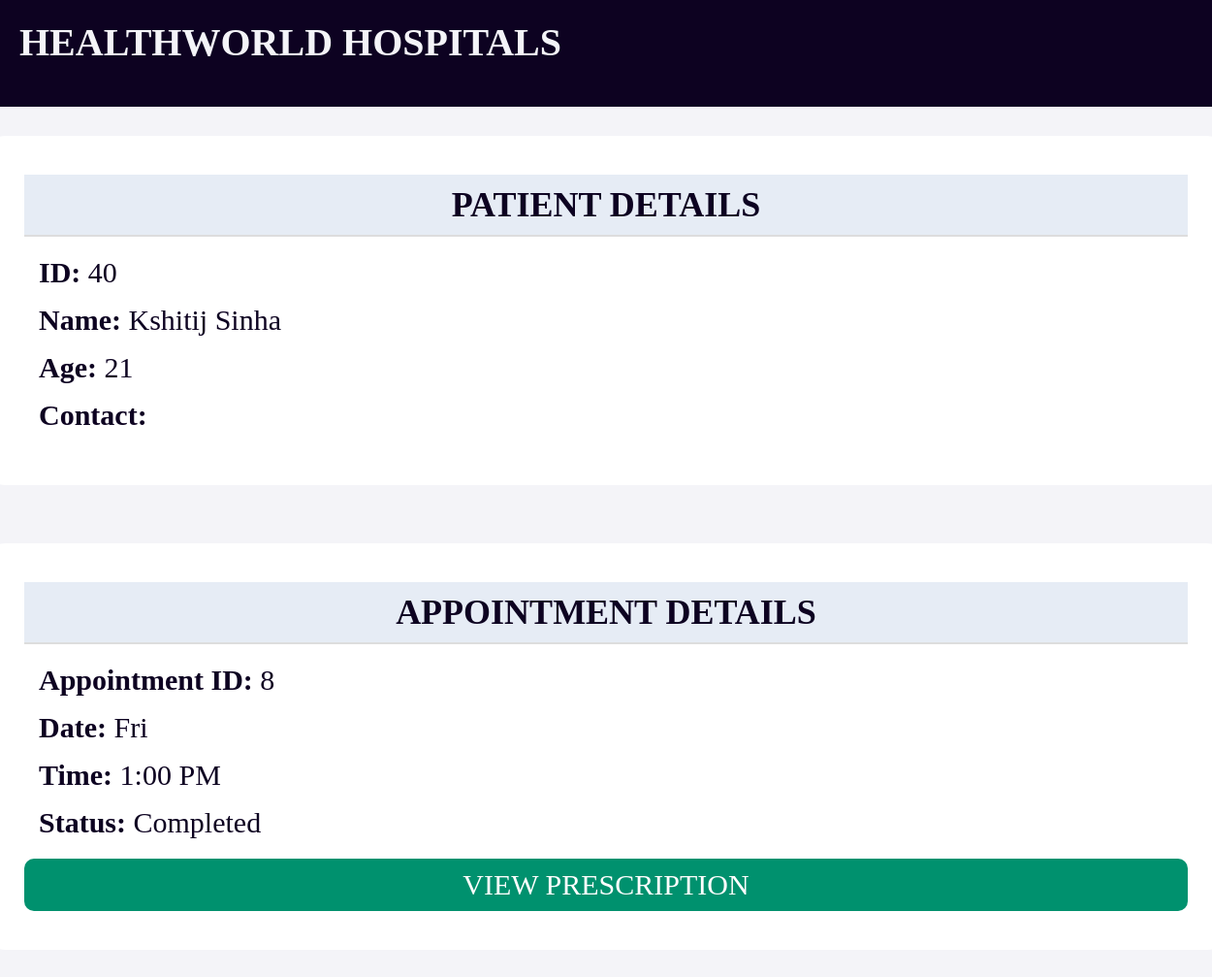
Page /doctor/dashboard/viewpatient/40 on the committed database.
### models.py (models this page shows)
class Patient(db.Model):
    __tablename__ = "Patient"
    patient_ID = db.Column(db.Integer, primary_key=True, autoincrement=True, nullable=False)
    name = db.Column(db.String, nullable=False)
    contact = db.Column(db.String, nullable=False)
    login = db.Column(db.Integer, nullable=False)
    password = db.Column(db.Integer, nullable=False)
    age = db.Column(db.Integer, nullable=False)

class Appointment(db.Model):
    __tablename__ = "Appointment"
    appointment_ID = db.Column(db.Integer, primary_key=True, autoincrement=True, nullable=False)
    patient_ID = db.Column(db.Integer, nullable=False)
    doctor_ID = db.Column(db.Integer, nullable=False)
    date = db.Column(db.String, nullable=False)
    time = db.Column(db.String, nullable=False)
    status = db.Column(db.String, nullable=False)

### main.py (the view)
@app.route('/doctor/dashboard/viewpatient/<patient_id>')
def view_patient(patient_id):
    appt = Appointment.query.filter_by(patient_ID=patient_id).first()
    return render_template('viewpatient.html', patient=Patient.query.get(patient_id), appointment=appt, treatment=Treatment.query.filter_by(appointment_ID=appt.appointment_ID).first() if appt else None)

### TEMPLATES/viewpatient.html (shortened to what this page needs)
<!DOCTYPE html>
<html lang="en">
<head>
</head>
<body style="background-color:#f4f4f8;">
<header>HEALTHWORLD HOSPITALS</header>
<div style="display:flex; justify-content:center; align-items:center; flex-direction:column;">
    <div id="holder" style="width: 1200px;">
        <h4>PATIENT DETAILS</h4>
        <ul style="list-style-type:none;">
            <li><strong>ID:</strong> {{ patient.patient_ID }}</li>
            <li><strong>Name:</strong> {{ patient.name }}</li>
            <li><strong>Age:</strong> {{ patient.age }}</li>
            <li><strong>Contact:</strong> {{ patient.contact_info }}</li>
        </ul>
    </div>
    <div id="holder" style="width: 1200px;">
        <h4>APPOINTMENT DETAILS</h4>
        <ul style="list-style-type:none;">
            <li><strong>Appointment ID:</strong> {{ appointment.appointment_ID }}</li>
            <li><strong>Date:</strong> {{ appointment.date }}</li>
            <li><strong>Time:</strong> {{ appointment.time }}</li>
            <li><strong>Status:</strong> {{ appointment.status }}</li>
        </ul>
        {% if not treatment %}
            <a class="btn" href="/doctor/add_prescription/{{ appointment.appointment_ID }}">
                CREATE PRESCRIPTION
            </a>
        {% else %}
            <a class="btn" href="/patient/prescription/{{ appointment.appointment_ID }}">
                VIEW PRESCRIPTION
            </a>
        {% endif %}
    </div>
</div>
</body>
</html>

### TEMPLATES/viewpatient.html (style rules this page uses)
* { margin: 0; padding: 0; }
header { background-color: #0D0221; color: #f4f4f8; height: 70px; font-size: 40px; padding: 20px; font-weight: 600; }
#holder { padding: 40px; margin: 30px; background-color: #ffffff; border-radius: 20px; }
h4 { font-size: 36px; text-align: center; color:#0D0221; margin-bottom: 20px; padding: 10px; background-color:#E6ECF5; border-bottom: 2px solid #ddd; }
li { font-size: 30px; margin: 15px; color:#0D0221; }
a { text-decoration: none; }
.btn { background-color: #00916e; color: #ffffff; padding: 10px 20px; font-size: 30px; margin-top: 20px; border-radius: 10px; display: flex; justify-content: center; }

### rows in the picture
Patient: patient_ID "40", name "Kshitij Sinha", age "21"
Appointment: appointment_ID "8", date "Fri", time "1:00 PM", status "Completed"
